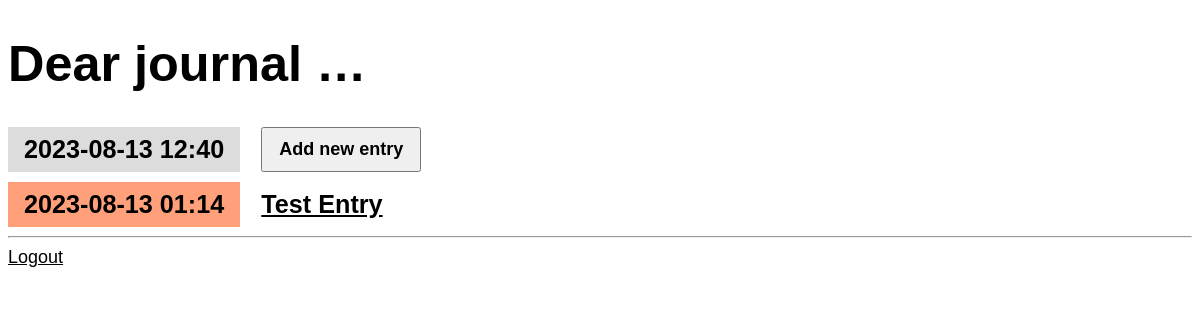
Before: / (signed in) with the older database file.
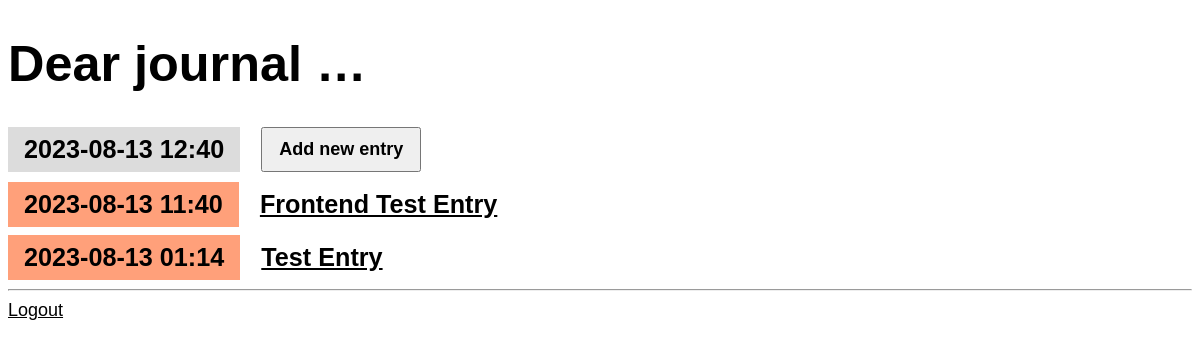
After: the same page with the newer database file.
### entries/models.py (models this page shows, shortened)
class Entry(models.Model):
    title = models.CharField(max_length=200)
    content = models.TextField()
    date_created = models.DateTimeField(default=timezone.now)
    class Meta:
        verbose_name_plural = "Entries"

### entries/views.py (the view)
class EntryListView(LockedView, ListView):
    model = Entry
    queryset = Entry.objects.all().order_by("-date_created")

### entries/templates/entries/entry_list.html
{% extends "entries/base.html" %}
{% block content %}
    <article>
        <h2 class="mark">{% now "Y-m-d H:i" %}</em></h2>
        <a href="{% url 'entry-create' %}"><button>Add new entry</button></a>
    </article>
    {% for entry in entry_list %}
        <article>
            <h2 class="{{ entry.date_created|date:'l' }}">
                {{ entry.date_created|date:'Y-m-d H:i' }}
            </h2>
            <h3>
                <a href="{% url 'entry-detail' entry.id %}">
                    {{ entry.title }}
                </a>
            </h3>
        </article>
    {% endfor %}
{% endblock %}

### entries/templates/entries/base.html (shortened to what this page needs)
{% load static %}
<!DOCTYPE html>
<html lang="en">
<head>
    <link rel="stylesheet" href="{% static 'css/diary.css' %}">
</head>
<body>
    <h1><a href="/">Dear journal …</a></h1>
    {% block content %}{% endblock %}
<hr>
<a href="{% url 'admin:logout' %}">Logout</a>
</body>
</html>

### entries/static/css/diary.css (style rules this page uses)
* { box-sizing: border-box; }
body { font-family: sans-serif; font-size: 18px; }
a { color: inherit; }
h1 { font-size: 2.8em; }
h1 a { text-decoration: none; }
h2, h3 { font-size: 1.4em; margin: 0; display: inline-block; padding: 0.5rem 1rem; vertical-align: top; }
h2 { background-color: aquamarine; }
.mark { background-color: gainsboro; }
article { margin-bottom: 0.5rem; }
button, textarea, input { font-size: inherit; min-height: 2.5em; padding: 0 1rem; }
button, input[type="submit"] { margin: 0 1rem 2px 1rem; cursor: pointer; font-weight: bold; min-width: 8rem; }
.Saturday, .Sunday { background-color: lightsalmon; }

Changed rows visible on the page:
added Entry: date_created "2023-08-13 11:40", title "Frontend Test Entry"
